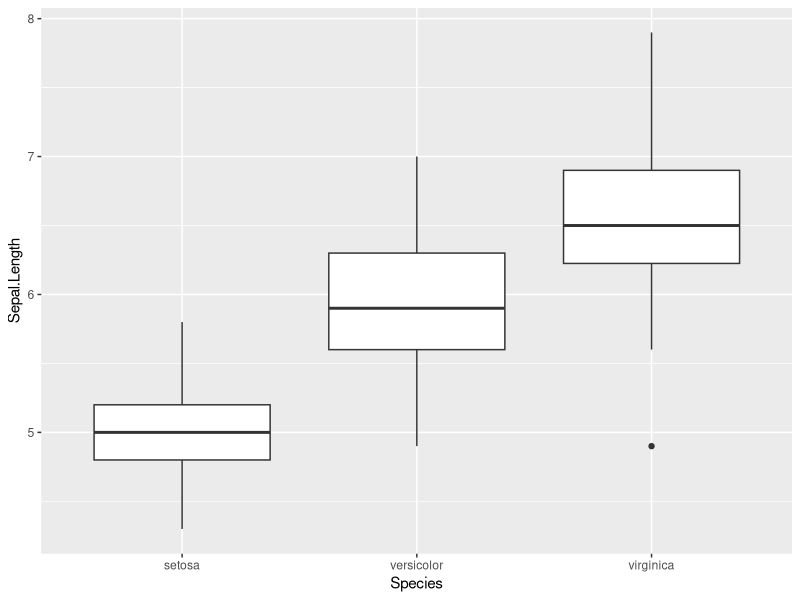
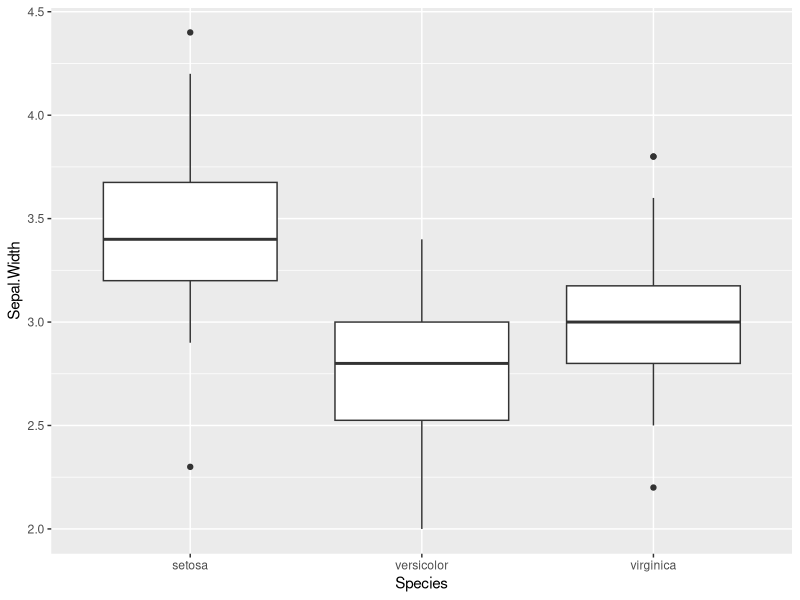
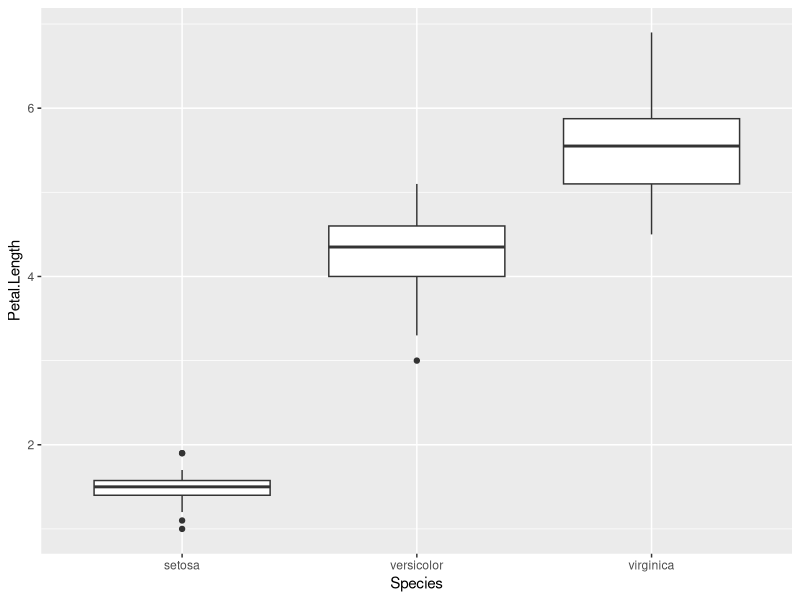
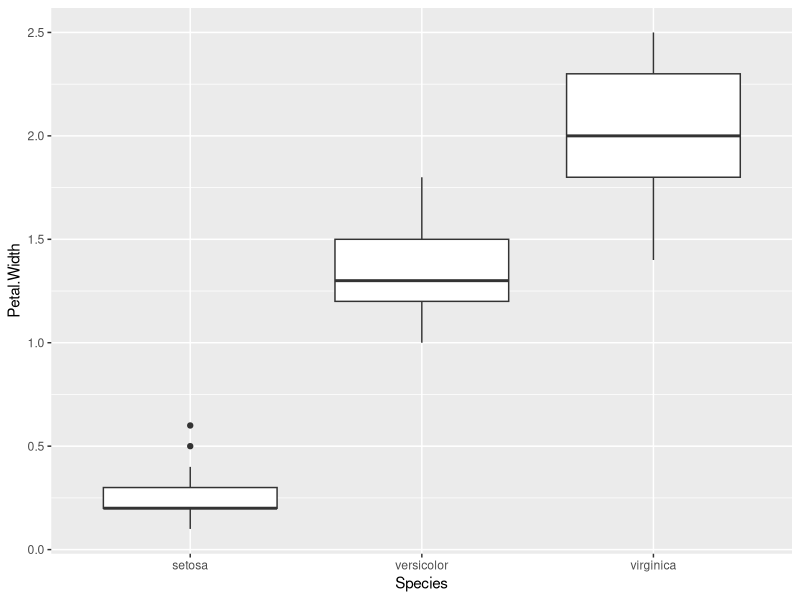
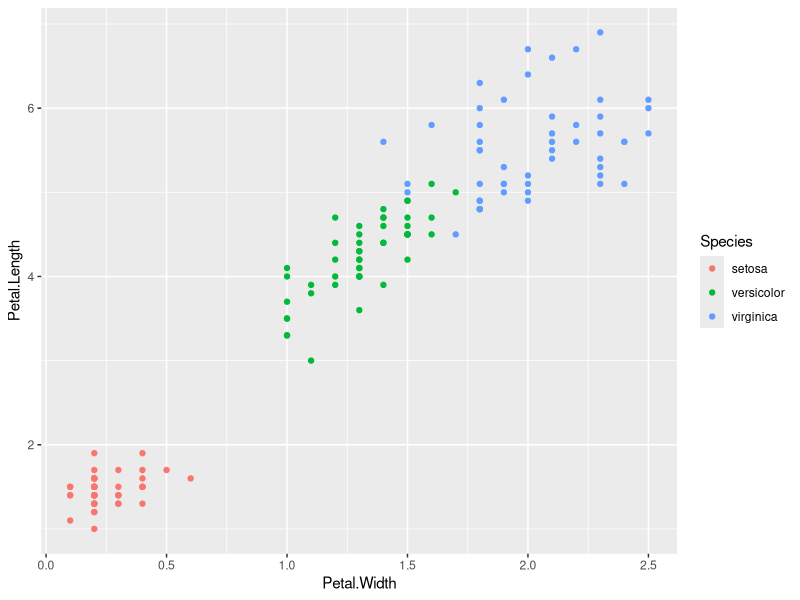

Here is the R script that generated these plots, in order:
#kNN(k-Nearest Neighbors, k- 최근접 이웃) 알고리즘을 사용한

#붓꽃(iris) 품종 분류(예측)

#필요한 패키지 설치
install.packages('class')   #classification(분류) -> knn()함수 사용
install.packages('gmodels') #혼동(오차)행렬 - CrossTable()사용

#필요한 패키지 로드
library(tidyverse)
library(class)
library(gmodels)
search()

?datasets::iris #help(도움말) 페이지지

iris<- datasets::iris
head(iris)
str(iris)

# 데이터 탐색(exploration)
# 탐색적 데이터 분석(EDA: exploratory data analysis)

summary(iris) #변수가 factor 일경우 각레벨별로 몇개가있는지 세어준다(count).
#수치형 데이터 - 기술 통계량, factor 타입 데이터 -빈도수

#데이터의 분포- 상자그림, 히스토그램
#붓꽃 품종별 4개 특성(S.L,S.W,P.L, P.W)의 boxplot을 그려보세요.
ggplot(iris)+
  geom_boxplot(mapping = aes(x= Species,y=Sepal.Length))
ggplot(iris)+
  geom_boxplot(mapping = aes(x= Species,y=Sepal.Width))
ggplot(iris)+
  geom_boxplot(mapping = aes(x= Species,y=Petal.Length))
ggplot(iris)+
  geom_boxplot(mapping = aes(x= Species,y=Petal.Width))

#petal.Length~Petal.Width 산점도 그래프
ggplot(iris)+
  geom_point(mapping=aes(x=Petal.Width,y=Petal.Length,color=Species))

#kNN 알고리즘 적용 예측
# 1) iris 데이터 프레임을 특성(features)과 타겟(target)으로 분리.
# 2) 전체 데이터 셋을 훈련셋과 테스트셋으로 나눔. 
# 인덱스를 사용해서 데이터 프레임에서 원소를 선택하는 방법
# data_frame[row_index,column_index]
iris[1,1] #> 1번쨰 행, 1번쨰 열의 원소
iris[1:2,1] #>1~2번쨰 행, 1번째 열의 원소
iris[1,1:2] #> 1번째 행, 1~2번쨰 열의 원소 
#범위연산자 (start:end)를 사용할때, 시작값과 끝나는값을 생략하면 
#처음부터 마지막까지 의미
iris[1:3,1:4] #1~3번째 행, 1~4번째 열의 원소
iris[c(1,3,5),] #1,3,5 행의 모든 컬럼 
iris[c(1,3,5)] # 1,3,5 번째 Column의 모든 row m
#data_frame[column_index] = data_frame[,column_index]

#전체 데이터 셋을 단순히 순서대로 1~100행, 101~150 행으로 나누면
#virginica 품종은 훈련이 되지 않는 문제가 발생. ==> 훈련 데이터가 편향되었다고 한다. 
iris[1:50,] #> setosa
iris[51:100,] #>versicolor
iris[101:150,] #> virginica

# 층화(임의)추출(stratified sampling):
# 전체 데이터에서 훈련 셋이 편향되지 않도록, 
# 각 클래스에서 고르게 샘플들을 추출해서 훈련 셋을 만드는것. 

# 임의 추출(random sampling):
# 전체 데이터를 무작위로 섞어서 훈련 셋을 만드는것. 

sample(10)

#sample(n) :1~n까지 정수를 무작위로 섞어서 반환.

idx<- sample(150) #1~150 정수가 무작위로 섞인상태
train_row <- idx[1:120] #훈련셋으로 사용할 행 번호
test_row <- idx[121:150] # 테스트 셋으로 사용할 행 번호
train<- iris[train_row,] #훈련 셋
test<- iris[test_row,] #테스트 셋

table(train$Species)
table(test$Species)

# 훈련 셋/ 테스트 셋의 특성과 타겟을 분리 
train_features<- train[,1:4] #훈련 셋 특성들 (features)
train_target<- train[,5] # 훈련 셋 타겟 (target)

test_features<- test[,1:4] #테스트 셋 특성들
test_target<- test[,5] #테스트 셋 타겟

# knn 알고리즘에 훈련 셋 특성/타겟, 테스트 셋 특성을 적용해서 
# 테스트 셋의 타겟을 예측
test_predictions <- knn(train = train_features,
                        cl=train_target,
                        test= test_features,
                        k=3)
test_predictions #테스트 셋의 예측값 

# 테스트 셋의 예측값과 실제값을 비교
test_predictions == test_target

mean(test_predictions == test_target) # 정확도
